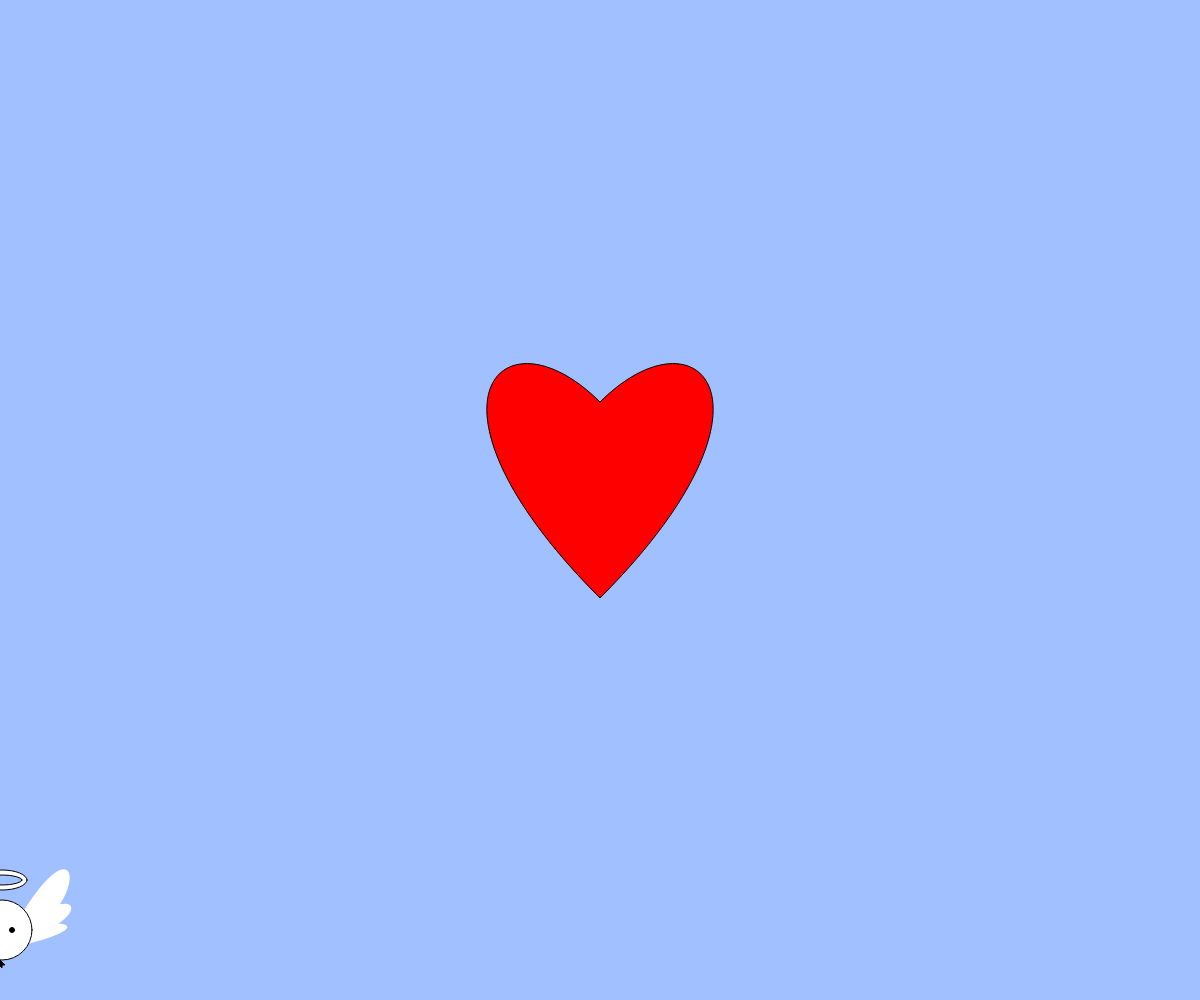
Frame 1 (no input)
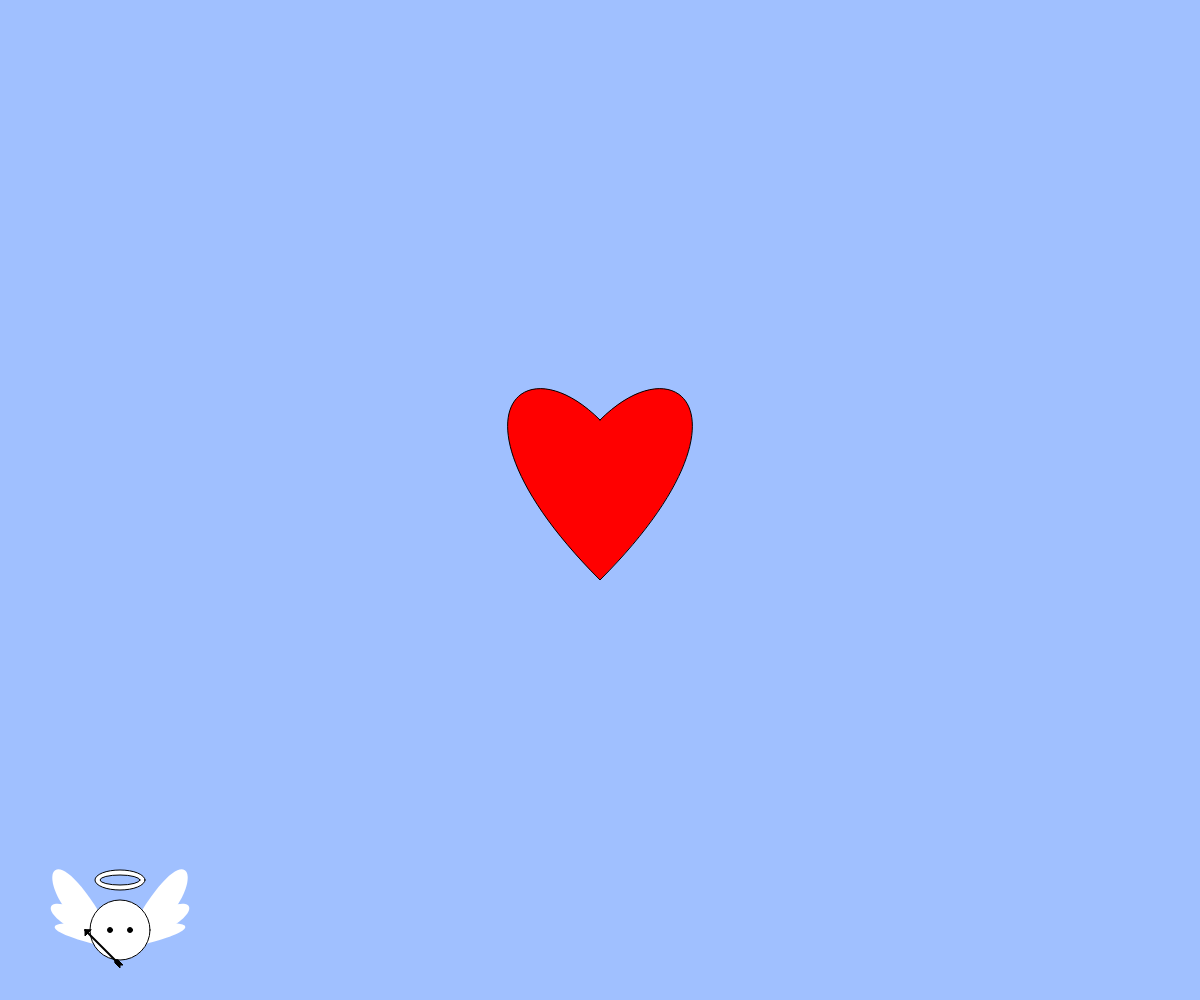
Frame 60 (no input)
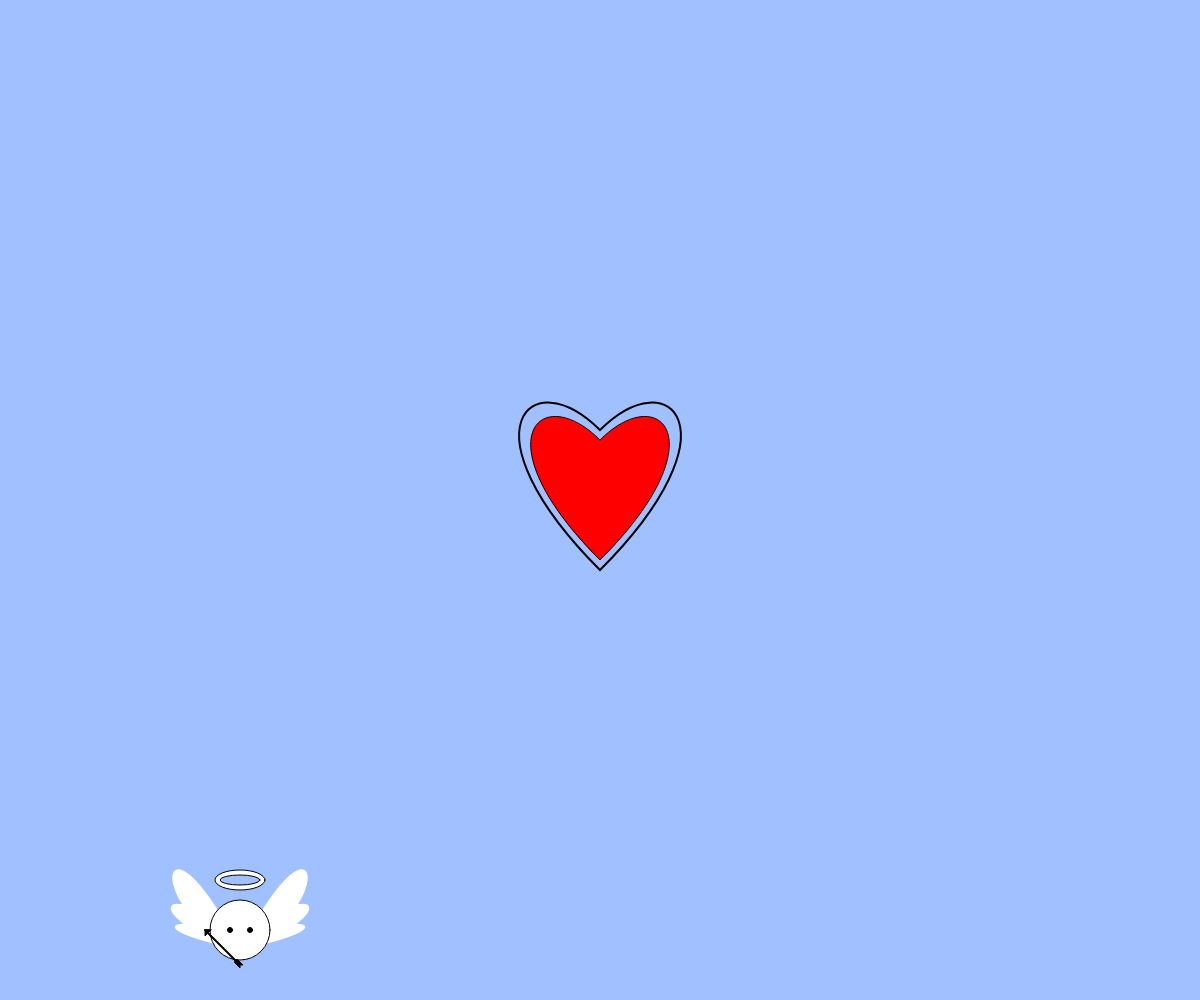
Frame 120 (the mouse pressed at the canvas centre since frame 60)

The p5.js sketch that drew these frames (run headless with seeded random() and noise() and a simulated clock; from frame 60 on, the mouse is pressed at the canvas centre):

// p5.js sketch
// ── sketch.js
// 最終課題を制作しよう
let ax;

function setup(){
  createCanvas(windowWidth, windowHeight);
  count = 0;
  cycle = 100;
  ax = 0;
}

function draw(){
  background(160, 192, 255);
  ax += 2;
  angel(ax, height - 70);
  if(ax > width)
  {ax = 0 ;}
  else if( ax < 0)
  { ax = width;}
  push();
  strokeWeight(2);
  fill(160, 192, 255);
  heart(70);
  pop();
  count = (count + 2) % cycle;
  if(count > 40){size = count;}
  else{size = 100 - count;}
  push();
  fill(255, 0,0);
  heart(size);
  pop();
  if(keyIsDown(" ".charCodeAt(0))){noLoop();}
  const x = abs(size - 70);
  textSize(30);
  if(keyIsDown(" ".charCodeAt(0)) && x <= 3)
  {text("Perfect!!", width / 2 - 30, height / 2 - 200);}
  else if(keyIsDown(" ".charCodeAt(0)) && x <= 7)
  {text("Great!", width / 2 - 30, height / 2 - 200);}
  else if(keyIsDown(" ".charCodeAt(0)) && x <= 15)
  {text("Good", width / 2 - 30, height / 2 - 200);}
  else if(keyIsDown(" ".charCodeAt(0)) && x > 15)
  {text("Bad", width / 2 - 30, height / 2 - 200);}
  if(keyIsDown(" ".charCodeAt(0)))
  {arrow(width / 2 , height / 2, 80);}
}


function heart(s) {
  push();
  beginShape();
  const x = width / 2;
  const y = height / 2;
  const Y = y - s;
  vertex(x, Y);
  bezierVertex(x - s, Y - s, x - 2 * s, Y, x, Y + 2 * s);
  bezierVertex(x + 2 * s, Y, x + s, Y - s, x, Y);
  endShape(CLOSE);
  pop();
}

function arrow(x, y, s){
  push();
  push();
  strokeWeight(2);
  line(x, y, x + s, y + s);
  pop();
  fill(0);
  triangle(x, y, x, y + s / 5, x + s / 5, y);
  quad(x + s, y + s, x + s + s / 6, y + s + s / 6, x + s + s / 6, y + s + s / 6 + s / 10, x + s, y + s + s / 10);
  quad(x + s, y + s, x + s + s / 6, y + s + s / 6, x + s + s / 6 + s / 10, y + s + s / 6, x + s + s / 10, y + s);
  pop();
}

function wing(x,y,s){
  push();
  noStroke();
  beginShape();
  vertex(x, y);
  bezierVertex(x + 4 * s, y - 8 * s, x + 5 * s, y - 2 * s , x, y);
  endShape(CLOSE);
  beginShape();
  vertex(x, y);
  bezierVertex(x + 6 * s, y - 2 * s, x + 3 * s, y - 4 * s,  x, y);
  endShape(CLOSE);
  beginShape();
  vertex(x, y);
  bezierVertex(x + 7 * s, y - s * 3 / 2, x + s * 2 / 3, y - 2 * s, x, y);
  endShape(CLOSE);
  beginShape();
  vertex(x, y);
  bezierVertex(x - 4 * s, y - 8 * s, x - 5 * s, y - 2 * s, x, y);
  endShape(CLOSE);
  beginShape();
  vertex(x, y);
  bezierVertex(x - 6 * s, y - 2 * s, x - 3 * s, y - 4 * s,  x, y);
  endShape(CLOSE);
  beginShape();
  vertex(x, y);
  bezierVertex(x - 7 * s, y - s * 3 / 2, x - s * 2 / 3, y - 2 * s, x, y);
  endShape(CLOSE);
  pop();
}

function angel(x, y){
  push();
  wing(x, y + 20, 20);
  ellipse(x, y, 60);
  push();
  fill(0);
  ellipse(x - 10, y ,5);
  ellipse(x + 10, y, 5);
  pop();
  ellipse(x, y - 50, 50, 20);
  push();
  fill(160, 192, 255);
  ellipse(x, y - 50, 40, 10);
  pop();
  arrow(ax - 35, height - 70, 30);
  pop();
}

function windowResized(){
  resizeCanvas(windowWidth, windowHeight);
}
